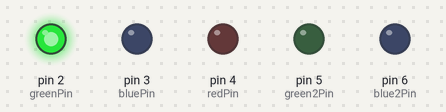
Simulated run of this sketch. Board: Arduino Uno, built with avr-gcc and run on an emulated ATmega328P. On the bench: output pins drawn as LEDs (lit = HIGH).

Above: at 0.04 s.
At 0.76 s:
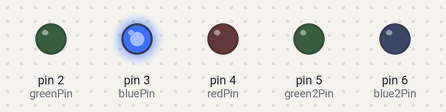
At 1.48 s:
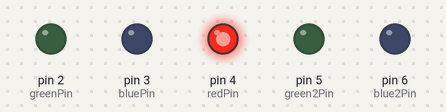
At 2.2 s:
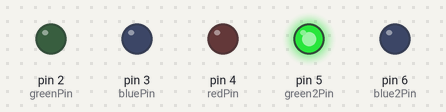
At 2.92 s:
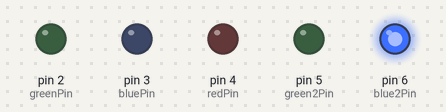
Timing chart, 0 to 3.2 s (numbered marks = the images above):
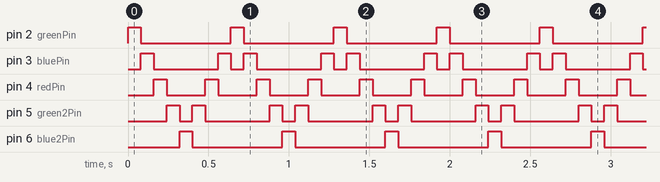

The sketch:

knight-rider.ino
```cpp
// Knight Rider
int greenPin = 2;
int bluePin = 3;
int redPin = 4;
int green2Pin = 5;
int blue2Pin = 6;
int leds[] = {greenPin, bluePin, redPin, green2Pin, blue2Pin};
int ledCount = 5;

void setup() {
    for (int i = 0; i < ledCount; i++) {
        pinMode(leds[i], OUTPUT);
    }
}

void loop() {
    // sweep right: 0 -> 4
    for (int i = 0; i < ledCount; i++) {
        digitalWrite(leds[i], HIGH);
        delay(80);
        digitalWrite(leds[i], LOW);
    }
    // sweep left: 3 -> 1 (the two end LEDs were just lit, so skip them to avoid a double-blink at the turn)
    for (int i = ledCount - 2; i >= 1; i--) {
        digitalWrite(leds[i], HIGH);
        delay(80);
        digitalWrite(leds[i], LOW);
    }
}
```

Measured:
- by itself, pin 2 (greenPin), pin 6 (blue2Pin): alternates HIGH for 0.08 s and LOW for 0.56 s
- by itself, pin 3 (bluePin): repeats every 0.64 s: LOW 0.40 s, HIGH 0.08 s, LOW 0.08 s, HIGH 0.08 s
- by itself, pin 4 (redPin): alternates HIGH for 0.08 s and LOW for 0.24 s
- by itself, pin 5 (green2Pin): repeats every 0.64 s: LOW 0.08 s, HIGH 0.08 s, LOW 0.40 s, HIGH 0.08 s
